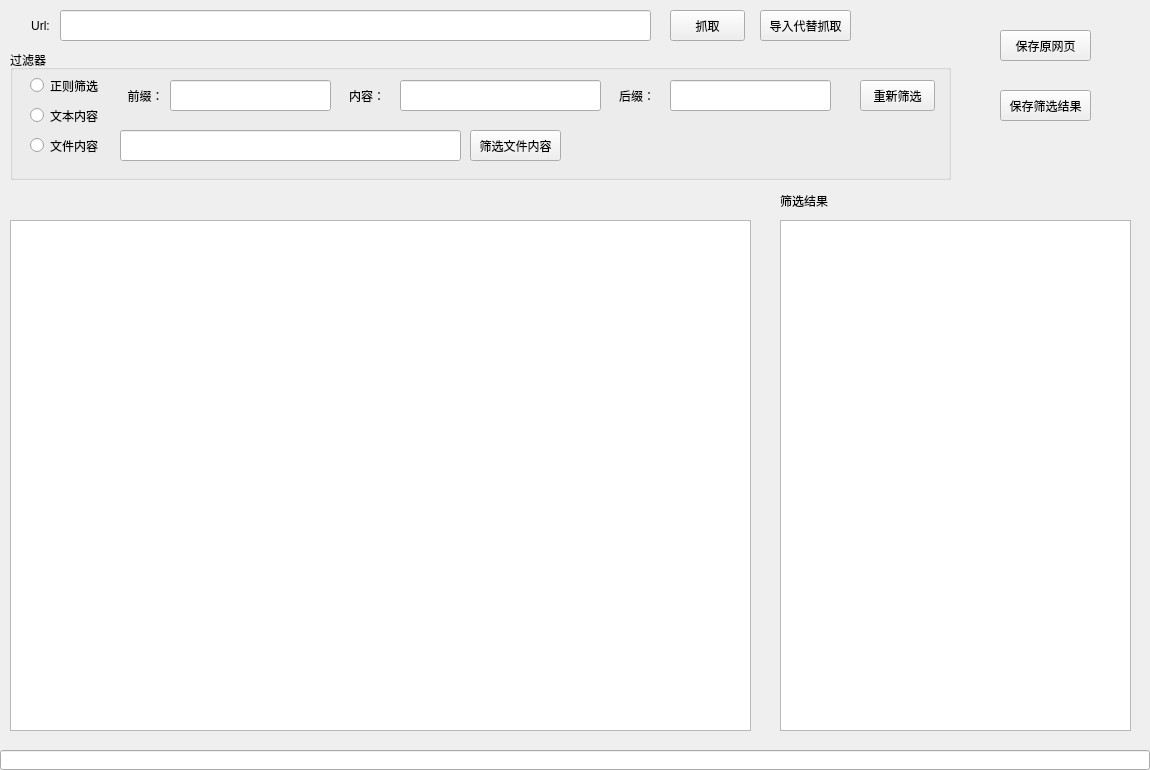
<?xml version="1.0" encoding="UTF-8"?>
<ui version="4.0">
 <class>MainUi</class>
 <widget class="QWidget" name="MainUi">
  <property name="geometry">
   <rect>
    <x>0</x>
    <y>0</y>
    <width>1150</width>
    <height>770</height>
   </rect>
  </property>
  <property name="windowTitle">
   <string>MainUi</string>
  </property>
  <widget class="QPushButton" name="startWebCatchPB">
   <property name="geometry">
    <rect>
     <x>670</x>
     <y>10</y>
     <width>75</width>
     <height>31</height>
    </rect>
   </property>
   <property name="text">
    <string>抓取</string>
   </property>
  </widget>
  <widget class="QLineEdit" name="webUrlLE">
   <property name="geometry">
    <rect>
     <x>60</x>
     <y>10</y>
     <width>591</width>
     <height>31</height>
    </rect>
   </property>
  </widget>
  <widget class="QLineEdit" name="logLE">
   <property name="geometry">
    <rect>
     <x>0</x>
     <y>750</y>
     <width>1150</width>
     <height>20</height>
    </rect>
   </property>
  </widget>
  <widget class="QLabel" name="label">
   <property name="geometry">
    <rect>
     <x>20</x>
     <y>10</y>
     <width>41</width>
     <height>31</height>
    </rect>
   </property>
   <property name="text">
    <string>Url:</string>
   </property>
   <property name="alignment">
    <set>Qt::AlignCenter</set>
   </property>
  </widget>
  <widget class="QTextEdit" name="resultTE">
   <property name="geometry">
    <rect>
     <x>10</x>
     <y>220</y>
     <width>741</width>
     <height>511</height>
    </rect>
   </property>
  </widget>
  <widget class="QLabel" name="currentUrlL">
   <property name="geometry">
    <rect>
     <x>10</x>
     <y>190</y>
     <width>741</width>
     <height>21</height>
    </rect>
   </property>
   <property name="text">
    <string/>
   </property>
  </widget>
  <widget class="QTextEdit" name="filterResultTE">
   <property name="geometry">
    <rect>
     <x>780</x>
     <y>220</y>
     <width>351</width>
     <height>511</height>
    </rect>
   </property>
  </widget>
  <widget class="QGroupBox" name="groupBox">
   <property name="geometry">
    <rect>
     <x>10</x>
     <y>50</y>
     <width>941</width>
     <height>130</height>
    </rect>
   </property>
   <property name="title">
    <string>过滤器</string>
   </property>
   <widget class="QLineEdit" name="filterLE">
    <property name="geometry">
     <rect>
      <x>390</x>
      <y>30</y>
      <width>201</width>
      <height>31</height>
     </rect>
    </property>
   </widget>
   <widget class="QRadioButton" name="useRegExpFilterRB">
    <property name="geometry">
     <rect>
      <x>20</x>
      <y>20</y>
      <width>71</width>
      <height>31</height>
     </rect>
    </property>
    <property name="text">
     <string>正则筛选</string>
    </property>
    <attribute name="buttonGroup">
     <string notr="true">buttonGroup</string>
    </attribute>
   </widget>
   <widget class="QLineEdit" name="prefixFilterLE">
    <property name="geometry">
     <rect>
      <x>160</x>
      <y>30</y>
      <width>161</width>
      <height>31</height>
     </rect>
    </property>
   </widget>
   <widget class="QLineEdit" name="suffixFilterLE">
    <property name="geometry">
     <rect>
      <x>660</x>
      <y>30</y>
      <width>161</width>
      <height>31</height>
     </rect>
    </property>
   </widget>
   <widget class="QLabel" name="label_2">
    <property name="geometry">
     <rect>
      <x>110</x>
      <y>30</y>
      <width>51</width>
      <height>31</height>
     </rect>
    </property>
    <property name="text">
     <string>前缀：</string>
    </property>
    <property name="alignment">
     <set>Qt::AlignCenter</set>
    </property>
   </widget>
   <widget class="QLabel" name="label_3">
    <property name="geometry">
     <rect>
      <x>600</x>
      <y>30</y>
      <width>54</width>
      <height>31</height>
     </rect>
    </property>
    <property name="text">
     <string>后缀：</string>
    </property>
    <property name="alignment">
     <set>Qt::AlignCenter</set>
    </property>
   </widget>
   <widget class="QLabel" name="label_4">
    <property name="geometry">
     <rect>
      <x>330</x>
      <y>30</y>
      <width>54</width>
      <height>31</height>
     </rect>
    </property>
    <property name="text">
     <string>内容：</string>
    </property>
    <property name="alignment">
     <set>Qt::AlignCenter</set>
    </property>
   </widget>
   <widget class="QPushButton" name="refiltPB">
    <property name="geometry">
     <rect>
      <x>850</x>
      <y>30</y>
      <width>75</width>
      <height>31</height>
     </rect>
    </property>
    <property name="text">
     <string>重新筛选</string>
    </property>
   </widget>
   <widget class="QRadioButton" name="useImportFilterRB">
    <property name="geometry">
     <rect>
      <x>20</x>
      <y>80</y>
      <width>71</width>
      <height>31</height>
     </rect>
    </property>
    <property name="text">
     <string>文件内容</string>
    </property>
    <attribute name="buttonGroup">
     <string notr="true">buttonGroup</string>
    </attribute>
   </widget>
   <widget class="QLineEdit" name="importFilterLE">
    <property name="geometry">
     <rect>
      <x>110</x>
      <y>80</y>
      <width>341</width>
      <height>31</height>
     </rect>
    </property>
   </widget>
   <widget class="QPushButton" name="importFilterPB">
    <property name="geometry">
     <rect>
      <x>460</x>
      <y>80</y>
      <width>91</width>
      <height>31</height>
     </rect>
    </property>
    <property name="text">
     <string>筛选文件内容</string>
    </property>
   </widget>
   <widget class="QRadioButton" name="usedFindFilterRB">
    <property name="geometry">
     <rect>
      <x>20</x>
      <y>50</y>
      <width>71</width>
      <height>31</height>
     </rect>
    </property>
    <property name="text">
     <string>文本内容</string>
    </property>
    <attribute name="buttonGroup">
     <string notr="true">buttonGroup</string>
    </attribute>
   </widget>
  </widget>
  <widget class="QLabel" name="label_5">
   <property name="geometry">
    <rect>
     <x>780</x>
     <y>190</y>
     <width>61</width>
     <height>21</height>
    </rect>
   </property>
   <property name="text">
    <string>筛选结果</string>
   </property>
  </widget>
  <widget class="QPushButton" name="saveWebPB">
   <property name="geometry">
    <rect>
     <x>1000</x>
     <y>30</y>
     <width>91</width>
     <height>31</height>
    </rect>
   </property>
   <property name="text">
    <string>保存原网页</string>
   </property>
  </widget>
  <widget class="QPushButton" name="saveFiltResultPB">
   <property name="geometry">
    <rect>
     <x>1000</x>
     <y>90</y>
     <width>91</width>
     <height>31</height>
    </rect>
   </property>
   <property name="text">
    <string>保存筛选结果</string>
   </property>
  </widget>
  <widget class="QPushButton" name="importWebPB">
   <property name="geometry">
    <rect>
     <x>760</x>
     <y>10</y>
     <width>91</width>
     <height>31</height>
    </rect>
   </property>
   <property name="text">
    <string>导入代替抓取</string>
   </property>
  </widget>
 </widget>
 <resources/>
 <connections/>
 <buttongroups>
  <buttongroup name="buttonGroup"/>
 </buttongroups>
</ui>
